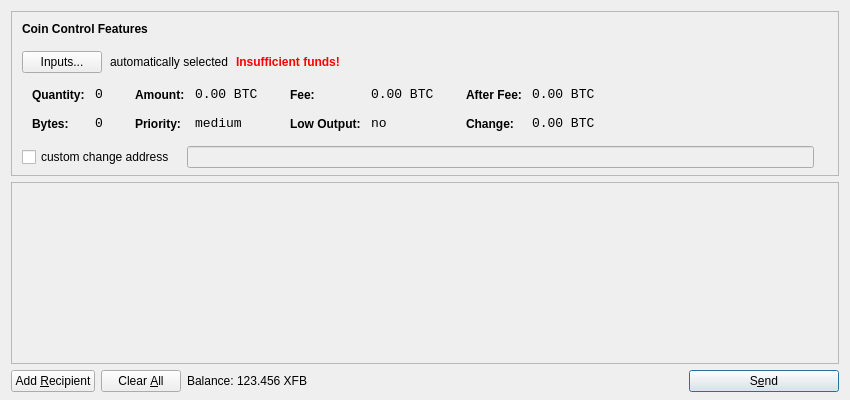
<?xml version="1.0" encoding="UTF-8"?>
<ui version="4.0">
 <class>SendCoinsDialog</class>
 <widget class="QDialog" name="SendCoinsDialog">
  <property name="geometry">
   <rect>
    <x>0</x>
    <y>0</y>
    <width>850</width>
    <height>400</height>
   </rect>
  </property>
  <property name="windowTitle">
   <string>Send Coins</string>
  </property>
  <layout class="QVBoxLayout" name="verticalLayout" stretch="0,1,0">
   <property name="bottomMargin">
    <number>8</number>
   </property>
   <item>
    <widget class="QFrame" name="frameCoinControl">
     <property name="sizePolicy">
      <sizepolicy hsizetype="Expanding" vsizetype="Expanding">
       <horstretch>0</horstretch>
       <verstretch>0</verstretch>
      </sizepolicy>
     </property>
     <property name="maximumSize">
      <size>
       <width>16777215</width>
       <height>16777215</height>
      </size>
     </property>
     <property name="frameShape">
      <enum>QFrame::StyledPanel</enum>
     </property>
     <property name="frameShadow">
      <enum>QFrame::Sunken</enum>
     </property>
     <layout class="QVBoxLayout" name="verticalLayoutCoinControl2">
      <property name="spacing">
       <number>-1</number>
      </property>
      <property name="leftMargin">
       <number>0</number>
      </property>
      <property name="topMargin">
       <number>0</number>
      </property>
      <property name="rightMargin">
       <number>0</number>
      </property>
      <property name="bottomMargin">
       <number>6</number>
      </property>
      <item>
       <layout class="QVBoxLayout" name="verticalLayoutCoinControl" stretch="0,0,0,0,1">
        <property name="spacing">
         <number>0</number>
        </property>
        <property name="leftMargin">
         <number>10</number>
        </property>
        <property name="topMargin">
         <number>10</number>
        </property>
        <item>
         <layout class="QHBoxLayout" name="horizontalLayoutCoinControl1">
          <property name="bottomMargin">
           <number>15</number>
          </property>
          <item>
           <widget class="QLabel" name="labelCoinControlFeatures">
            <property name="sizePolicy">
             <sizepolicy hsizetype="Preferred" vsizetype="Maximum">
              <horstretch>0</horstretch>
              <verstretch>0</verstretch>
             </sizepolicy>
            </property>
            <property name="font">
             <font>
              <weight>75</weight>
              <bold>true</bold>
             </font>
            </property>
            <property name="styleSheet">
             <string notr="true">font-weight:bold;</string>
            </property>
            <property name="text">
             <string>Coin Control Features</string>
            </property>
           </widget>
          </item>
         </layout>
        </item>
        <item>
         <layout class="QHBoxLayout" name="horizontalLayoutCoinControl2" stretch="0,0,0,0">
          <property name="spacing">
           <number>8</number>
          </property>
          <property name="bottomMargin">
           <number>10</number>
          </property>
          <item>
           <widget class="QPushButton" name="pushButtonCoinControl">
            <property name="styleSheet">
             <string notr="true"/>
            </property>
            <property name="text">
             <string>Inputs...</string>
            </property>
           </widget>
          </item>
          <item>
           <widget class="QLabel" name="labelCoinControlAutomaticallySelected">
            <property name="text">
             <string>automatically selected</string>
            </property>
            <property name="margin">
             <number>5</number>
            </property>
           </widget>
          </item>
          <item>
           <widget class="QLabel" name="labelCoinControlInsuffFunds">
            <property name="font">
             <font>
              <weight>75</weight>
              <bold>true</bold>
             </font>
            </property>
            <property name="styleSheet">
             <string notr="true">color:red;font-weight:bold;</string>
            </property>
            <property name="text">
             <string>Insufficient funds!</string>
            </property>
            <property name="margin">
             <number>5</number>
            </property>
           </widget>
          </item>
          <item>
           <spacer name="horizontalSpacerCoinControl">
            <property name="orientation">
             <enum>Qt::Horizontal</enum>
            </property>
            <property name="sizeHint" stdset="0">
             <size>
              <width>40</width>
              <height>1</height>
             </size>
            </property>
           </spacer>
          </item>
         </layout>
        </item>
        <item>
         <widget class="QWidget" name="widgetCoinControl" native="true">
          <property name="sizePolicy">
           <sizepolicy hsizetype="Preferred" vsizetype="Preferred">
            <horstretch>0</horstretch>
            <verstretch>0</verstretch>
           </sizepolicy>
          </property>
          <property name="minimumSize">
           <size>
            <width>0</width>
            <height>0</height>
           </size>
          </property>
          <property name="styleSheet">
           <string notr="true"/>
          </property>
          <layout class="QHBoxLayout" name="horizontalLayoutCoinControl5">
           <property name="margin">
            <number>0</number>
           </property>
           <item>
            <layout class="QHBoxLayout" name="horizontalLayoutCoinControl3" stretch="0,0,0,1">
             <property name="spacing">
              <number>20</number>
             </property>
             <property name="topMargin">
              <number>0</number>
             </property>
             <property name="bottomMargin">
              <number>10</number>
             </property>
             <item>
              <layout class="QFormLayout" name="formLayoutCoinControl1">
               <property name="horizontalSpacing">
                <number>10</number>
               </property>
               <property name="verticalSpacing">
                <number>14</number>
               </property>
               <property name="leftMargin">
                <number>10</number>
               </property>
               <property name="topMargin">
                <number>4</number>
               </property>
               <property name="rightMargin">
                <number>6</number>
               </property>
               <item row="0" column="0">
                <widget class="QLabel" name="labelCoinControlQuantityText">
                 <property name="styleSheet">
                  <string notr="true">font-weight:bold;</string>
                 </property>
                 <property name="text">
                  <string>Quantity:</string>
                 </property>
                 <property name="margin">
                  <number>0</number>
                 </property>
                </widget>
               </item>
               <item row="0" column="1">
                <widget class="QLabel" name="labelCoinControlQuantity">
                 <property name="font">
                  <font>
                   <family>Monospace</family>
                   <pointsize>10</pointsize>
                  </font>
                 </property>
                 <property name="cursor">
                  <cursorShape>IBeamCursor</cursorShape>
                 </property>
                 <property name="contextMenuPolicy">
                  <enum>Qt::ActionsContextMenu</enum>
                 </property>
                 <property name="text">
                  <string notr="true">0</string>
                 </property>
                 <property name="margin">
                  <number>0</number>
                 </property>
                 <property name="textInteractionFlags">
                  <set>Qt::LinksAccessibleByMouse|Qt::TextSelectableByKeyboard|Qt::TextSelectableByMouse</set>
                 </property>
                </widget>
               </item>
               <item row="1" column="0">
                <widget class="QLabel" name="labelCoinControlBytesText">
                 <property name="styleSheet">
                  <string notr="true">font-weight:bold;</string>
                 </property>
                 <property name="text">
                  <string>Bytes:</string>
                 </property>
                </widget>
               </item>
               <item row="1" column="1">
                <widget class="QLabel" name="labelCoinControlBytes">
                 <property name="font">
                  <font>
                   <family>Monospace</family>
                   <pointsize>10</pointsize>
                  </font>
                 </property>
                 <property name="cursor">
                  <cursorShape>IBeamCursor</cursorShape>
                 </property>
                 <property name="contextMenuPolicy">
                  <enum>Qt::ActionsContextMenu</enum>
                 </property>
                 <property name="text">
                  <string notr="true">0</string>
                 </property>
                 <property name="textInteractionFlags">
                  <set>Qt::LinksAccessibleByMouse|Qt::TextSelectableByKeyboard|Qt::TextSelectableByMouse</set>
                 </property>
                </widget>
               </item>
              </layout>
             </item>
             <item>
              <layout class="QFormLayout" name="formLayoutCoinControl2">
               <property name="horizontalSpacing">
                <number>10</number>
               </property>
               <property name="verticalSpacing">
                <number>14</number>
               </property>
               <property name="leftMargin">
                <number>6</number>
               </property>
               <property name="topMargin">
                <number>4</number>
               </property>
               <property name="rightMargin">
                <number>6</number>
               </property>
               <item row="0" column="0">
                <widget class="QLabel" name="labelCoinControlAmountText">
                 <property name="styleSheet">
                  <string notr="true">font-weight:bold;</string>
                 </property>
                 <property name="text">
                  <string>Amount:</string>
                 </property>
                 <property name="margin">
                  <number>0</number>
                 </property>
                </widget>
               </item>
               <item row="0" column="1">
                <widget class="QLabel" name="labelCoinControlAmount">
                 <property name="font">
                  <font>
                   <family>Monospace</family>
                   <pointsize>10</pointsize>
                  </font>
                 </property>
                 <property name="cursor">
                  <cursorShape>IBeamCursor</cursorShape>
                 </property>
                 <property name="contextMenuPolicy">
                  <enum>Qt::ActionsContextMenu</enum>
                 </property>
                 <property name="text">
                  <string notr="true">0.00 BTC</string>
                 </property>
                 <property name="textInteractionFlags">
                  <set>Qt::LinksAccessibleByMouse|Qt::TextSelectableByKeyboard|Qt::TextSelectableByMouse</set>
                 </property>
                </widget>
               </item>
               <item row="1" column="0">
                <widget class="QLabel" name="labelCoinControlPriorityText">
                 <property name="styleSheet">
                  <string notr="true">font-weight:bold;</string>
                 </property>
                 <property name="text">
                  <string>Priority:</string>
                 </property>
                </widget>
               </item>
               <item row="1" column="1">
                <widget class="QLabel" name="labelCoinControlPriority">
                 <property name="font">
                  <font>
                   <family>Monospace</family>
                   <pointsize>10</pointsize>
                  </font>
                 </property>
                 <property name="cursor">
                  <cursorShape>IBeamCursor</cursorShape>
                 </property>
                 <property name="contextMenuPolicy">
                  <enum>Qt::ActionsContextMenu</enum>
                 </property>
                 <property name="text">
                  <string>medium</string>
                 </property>
                 <property name="textInteractionFlags">
                  <set>Qt::LinksAccessibleByMouse|Qt::TextSelectableByKeyboard|Qt::TextSelectableByMouse</set>
                 </property>
                </widget>
               </item>
              </layout>
             </item>
             <item>
              <layout class="QFormLayout" name="formLayoutCoinControl3">
               <property name="horizontalSpacing">
                <number>10</number>
               </property>
               <property name="verticalSpacing">
                <number>14</number>
               </property>
               <property name="leftMargin">
                <number>6</number>
               </property>
               <property name="topMargin">
                <number>4</number>
               </property>
               <property name="rightMargin">
                <number>6</number>
               </property>
               <item row="0" column="0">
                <widget class="QLabel" name="labelCoinControlFeeText">
                 <property name="styleSheet">
                  <string notr="true">font-weight:bold;</string>
                 </property>
                 <property name="text">
                  <string>Fee:</string>
                 </property>
                 <property name="margin">
                  <number>0</number>
                 </property>
                </widget>
               </item>
               <item row="0" column="1">
                <widget class="QLabel" name="labelCoinControlFee">
                 <property name="font">
                  <font>
                   <family>Monospace</family>
                   <pointsize>10</pointsize>
                  </font>
                 </property>
                 <property name="cursor">
                  <cursorShape>IBeamCursor</cursorShape>
                 </property>
                 <property name="contextMenuPolicy">
                  <enum>Qt::ActionsContextMenu</enum>
                 </property>
                 <property name="text">
                  <string notr="true">0.00 BTC</string>
                 </property>
                 <property name="textInteractionFlags">
                  <set>Qt::LinksAccessibleByMouse|Qt::TextSelectableByKeyboard|Qt::TextSelectableByMouse</set>
                 </property>
                </widget>
               </item>
               <item row="1" column="0">
                <widget class="QLabel" name="labelCoinControlLowOutputText">
                 <property name="styleSheet">
                  <string notr="true">font-weight:bold;</string>
                 </property>
                 <property name="text">
                  <string>Low Output:</string>
                 </property>
                </widget>
               </item>
               <item row="1" column="1">
                <widget class="QLabel" name="labelCoinControlLowOutput">
                 <property name="font">
                  <font>
                   <family>Monospace</family>
                   <pointsize>10</pointsize>
                  </font>
                 </property>
                 <property name="cursor">
                  <cursorShape>IBeamCursor</cursorShape>
                 </property>
                 <property name="contextMenuPolicy">
                  <enum>Qt::ActionsContextMenu</enum>
                 </property>
                 <property name="text">
                  <string>no</string>
                 </property>
                 <property name="textInteractionFlags">
                  <set>Qt::LinksAccessibleByMouse|Qt::TextSelectableByKeyboard|Qt::TextSelectableByMouse</set>
                 </property>
                </widget>
               </item>
              </layout>
             </item>
             <item>
              <layout class="QFormLayout" name="formLayoutCoinControl4">
               <property name="horizontalSpacing">
                <number>10</number>
               </property>
               <property name="verticalSpacing">
                <number>14</number>
               </property>
               <property name="leftMargin">
                <number>6</number>
               </property>
               <property name="topMargin">
                <number>4</number>
               </property>
               <property name="rightMargin">
                <number>6</number>
               </property>
               <item row="0" column="0">
                <widget class="QLabel" name="labelCoinControlAfterFeeText">
                 <property name="styleSheet">
                  <string notr="true">font-weight:bold;</string>
                 </property>
                 <property name="text">
                  <string>After Fee:</string>
                 </property>
                 <property name="margin">
                  <number>0</number>
                 </property>
                </widget>
               </item>
               <item row="0" column="1">
                <widget class="QLabel" name="labelCoinControlAfterFee">
                 <property name="font">
                  <font>
                   <family>Monospace</family>
                   <pointsize>10</pointsize>
                  </font>
                 </property>
                 <property name="cursor">
                  <cursorShape>IBeamCursor</cursorShape>
                 </property>
                 <property name="contextMenuPolicy">
                  <enum>Qt::ActionsContextMenu</enum>
                 </property>
                 <property name="text">
                  <string notr="true">0.00 BTC</string>
                 </property>
                 <property name="textInteractionFlags">
                  <set>Qt::LinksAccessibleByMouse|Qt::TextSelectableByKeyboard|Qt::TextSelectableByMouse</set>
                 </property>
                </widget>
               </item>
               <item row="1" column="0">
                <widget class="QLabel" name="labelCoinControlChangeText">
                 <property name="styleSheet">
                  <string notr="true">font-weight:bold;</string>
                 </property>
                 <property name="text">
                  <string>Change:</string>
                 </property>
                </widget>
               </item>
               <item row="1" column="1">
                <widget class="QLabel" name="labelCoinControlChange">
                 <property name="font">
                  <font>
                   <family>Monospace</family>
                   <pointsize>10</pointsize>
                  </font>
                 </property>
                 <property name="cursor">
                  <cursorShape>IBeamCursor</cursorShape>
                 </property>
                 <property name="contextMenuPolicy">
                  <enum>Qt::ActionsContextMenu</enum>
                 </property>
                 <property name="text">
                  <string notr="true">0.00 BTC</string>
                 </property>
                 <property name="textInteractionFlags">
                  <set>Qt::LinksAccessibleByMouse|Qt::TextSelectableByKeyboard|Qt::TextSelectableByMouse</set>
                 </property>
                </widget>
               </item>
              </layout>
             </item>
            </layout>
           </item>
          </layout>
         </widget>
        </item>
        <item>
         <layout class="QHBoxLayout" name="horizontalLayoutCoinControl4" stretch="0,0,0">
          <property name="spacing">
           <number>12</number>
          </property>
          <property name="sizeConstraint">
           <enum>QLayout::SetDefaultConstraint</enum>
          </property>
          <property name="topMargin">
           <number>5</number>
          </property>
          <property name="rightMargin">
           <number>5</number>
          </property>
          <item>
           <widget class="QCheckBox" name="checkBoxCoinControlChange">
            <property name="text">
             <string>custom change address</string>
            </property>
           </widget>
          </item>
          <item>
           <widget class="QLineEdit" name="lineEditCoinControlChange">
            <property name="enabled">
             <bool>false</bool>
            </property>
            <property name="sizePolicy">
             <sizepolicy hsizetype="Expanding" vsizetype="Fixed">
              <horstretch>0</horstretch>
              <verstretch>0</verstretch>
             </sizepolicy>
            </property>
           </widget>
          </item>
          <item>
           <widget class="QLabel" name="labelCoinControlChangeLabel">
            <property name="sizePolicy">
             <sizepolicy hsizetype="Preferred" vsizetype="Expanding">
              <horstretch>0</horstretch>
              <verstretch>0</verstretch>
             </sizepolicy>
            </property>
            <property name="minimumSize">
             <size>
              <width>0</width>
              <height>0</height>
             </size>
            </property>
            <property name="text">
             <string/>
            </property>
            <property name="margin">
             <number>3</number>
            </property>
           </widget>
          </item>
         </layout>
        </item>
        <item>
         <spacer name="verticalSpacerCoinControl">
          <property name="orientation">
           <enum>Qt::Vertical</enum>
          </property>
          <property name="sizeHint" stdset="0">
           <size>
            <width>800</width>
            <height>1</height>
           </size>
          </property>
         </spacer>
        </item>
       </layout>
      </item>
     </layout>
    </widget>
   </item>
   <item>
    <widget class="QScrollArea" name="scrollArea">
     <property name="widgetResizable">
      <bool>true</bool>
     </property>
     <widget class="QWidget" name="scrollAreaWidgetContents">
      <property name="geometry">
       <rect>
        <x>0</x>
        <y>0</y>
        <width>830</width>
        <height>165</height>
       </rect>
      </property>
      <layout class="QVBoxLayout" name="verticalLayout_2">
       <property name="margin">
        <number>0</number>
       </property>
       <item>
        <layout class="QVBoxLayout" name="entries">
         <property name="spacing">
          <number>6</number>
         </property>
        </layout>
       </item>
       <item>
        <spacer name="verticalSpacer">
         <property name="orientation">
          <enum>Qt::Vertical</enum>
         </property>
         <property name="sizeHint" stdset="0">
          <size>
           <width>20</width>
           <height>40</height>
          </size>
         </property>
        </spacer>
       </item>
      </layout>
     </widget>
    </widget>
   </item>
   <item>
    <layout class="QHBoxLayout" name="horizontalLayout">
     <item>
      <widget class="QPushButton" name="addButton">
       <property name="toolTip">
        <string>Send to multiple recipients at once</string>
       </property>
       <property name="text">
        <string>Add &amp;Recipient</string>
       </property>
       <property name="icon">
        <iconset resource="../bitcoin.qrc">
         <normaloff>:/icons/add</normaloff>:/icons/add</iconset>
       </property>
       <property name="autoDefault">
        <bool>false</bool>
       </property>
      </widget>
     </item>
     <item>
      <widget class="QPushButton" name="clearButton">
       <property name="sizePolicy">
        <sizepolicy hsizetype="Minimum" vsizetype="Fixed">
         <horstretch>0</horstretch>
         <verstretch>0</verstretch>
        </sizepolicy>
       </property>
       <property name="toolTip">
        <string>Remove all transaction fields</string>
       </property>
       <property name="text">
        <string>Clear &amp;All</string>
       </property>
       <property name="icon">
        <iconset resource="../bitcoin.qrc">
         <normaloff>:/icons/remove</normaloff>:/icons/remove</iconset>
       </property>
       <property name="autoRepeatDelay">
        <number>300</number>
       </property>
       <property name="autoDefault">
        <bool>false</bool>
       </property>
      </widget>
     </item>
     <item>
      <layout class="QHBoxLayout" name="horizontalLayout_2">
       <property name="spacing">
        <number>3</number>
       </property>
       <item>
        <widget class="QLabel" name="label">
         <property name="text">
          <string>Balance:</string>
         </property>
        </widget>
       </item>
       <item>
        <widget class="QLabel" name="labelBalance">
         <property name="cursor">
          <cursorShape>IBeamCursor</cursorShape>
         </property>
         <property name="text">
          <string>123.456 XFB</string>
         </property>
         <property name="textInteractionFlags">
          <set>Qt::LinksAccessibleByMouse|Qt::TextSelectableByKeyboard|Qt::TextSelectableByMouse</set>
         </property>
        </widget>
       </item>
      </layout>
     </item>
     <item>
      <spacer name="horizontalSpacer">
       <property name="orientation">
        <enum>Qt::Horizontal</enum>
       </property>
       <property name="sizeHint" stdset="0">
        <size>
         <width>40</width>
         <height>20</height>
        </size>
       </property>
      </spacer>
     </item>
     <item>
      <widget class="QPushButton" name="sendButton">
       <property name="minimumSize">
        <size>
         <width>150</width>
         <height>0</height>
        </size>
       </property>
       <property name="toolTip">
        <string>Confirm the send action</string>
       </property>
       <property name="text">
        <string>S&amp;end</string>
       </property>
       <property name="icon">
        <iconset resource="../bitcoin.qrc">
         <normaloff>:/icons/send</normaloff>:/icons/send</iconset>
       </property>
       <property name="default">
        <bool>true</bool>
       </property>
      </widget>
     </item>
    </layout>
   </item>
  </layout>
 </widget>
 <resources>
  <include location="../bitcoin.qrc"/>
 </resources>
 <connections/>
</ui>
